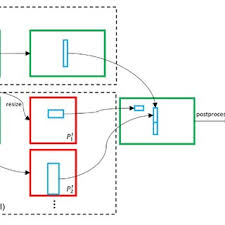
#> input picture Crowd_Monitoring/Small object detection/resources/sahi_framework.jpg, 225 x 225 px
$ python -i utils.py   (imports and definitions only)   (older library calls are emulated)
#> lines starting #> are read from the running program, lines starting #| are printed output that depends on the picture
#> further down, picture is the input picture: shape (225, 225, 3); mean B, G, R 243.4, 244.8, 243.5
import cv2
import numpy as np

# [293 lines left out: functions save_frame_worker, get_video_stats, get_detection_sample_interval, check_blur, not called in this run]

def apply_clahe_enhancement(image):
    # Convert BGR to LAB color space to get access of Lightness channel
    lab = cv2.cvtColor(image, cv2.COLOR_BGR2LAB)
#> lab: shape (225, 225, 3); mean of channels 0, 1, 2 245.9, 127.5, 128.9

    # Split the LAB image into separate channels
    l_channel, a_channel, b_channel = cv2.split(lab)
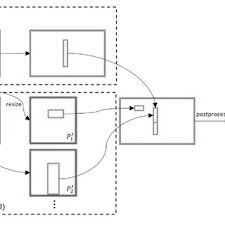
#> l_channel: shape (225, 225); min 0, max 255, mean 245.9
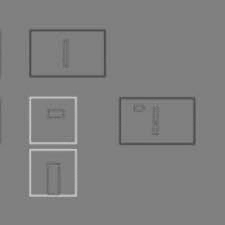
#> a_channel: shape (225, 225); min 72, max 201, mean 127.5
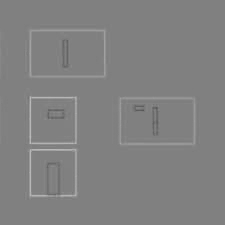
#> b_channel: shape (225, 225); min 86, max 188, mean 128.9

    # Create the CLAHE object
    clahe = cv2.createCLAHE(clipLimit=2.0, tileGridSize=(8, 8))

    # Apply CLAHE to the L (Lightness) channel
    # clahe.apply() function redistributes the pixel intensities in the L-channel so that the "histogram" (the distribution of darks and lights) is flatter and wider, making details in shadows visible
    l_enhanced = clahe.apply(l_channel)
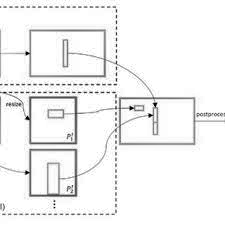
#> l_enhanced: shape (225, 225); min 1, max 255, mean 243

    # Merge the enhanced L channel back with original A and B channels
    enhanced_lab = cv2.merge((l_enhanced, a_channel, b_channel))
#> enhanced_lab: shape (225, 225, 3); mean of channels 0, 1, 2 243, 127.5, 128.9

    # Convert back to BGR color space
    return cv2.cvtColor(enhanced_lab, cv2.COLOR_LAB2BGR)
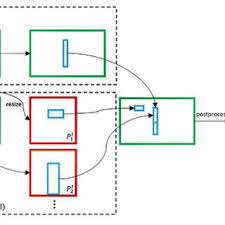
#> returned value: shape (225, 225, 3); mean B, G, R 240.4, 241.8, 240.4

>>> import cv2
>>> picture = cv2.imread('../../../../Crowd_Monitoring/Small object detection/resources/sahi_framework.jpg')
>>> result = apply_clahe_enhancement(picture)
